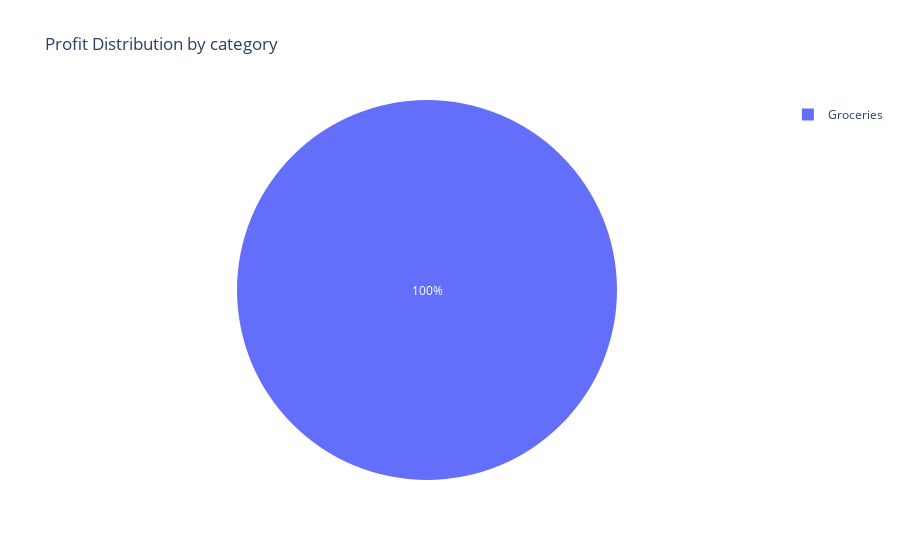

Notebook cell for this chart:
### Code cell
category_profit = select_category_func.groupby('category')['Per_Product_Profit'].sum().reset_index()
plot2=plt.pie(
    category_profit,
    values='Per_Product_Profit',
    names='category',
    title='Profit Distribution by category'
)

plot2.show()

### Figure 1 — Plotly figure (JSON) as saved in the notebook; plotly's stock layout.template omitted (floating-point values rounded to 4 significant figures)
{"data": [{"domain": {"x": [0, 1], "y": [0, 1]}, "hovertemplate": "category=%{label}<br>Per_Product_Profit=%{value}<extra></extra>", "labels": ["Groceries"], "legendgroup": "", "name": "", "showlegend": true, "type": "pie", "values": [3544000.0]}], "layout": {"legend": {"tracegroupgap": 0}, "title": {"text": "Profit Distribution by category"}}}
